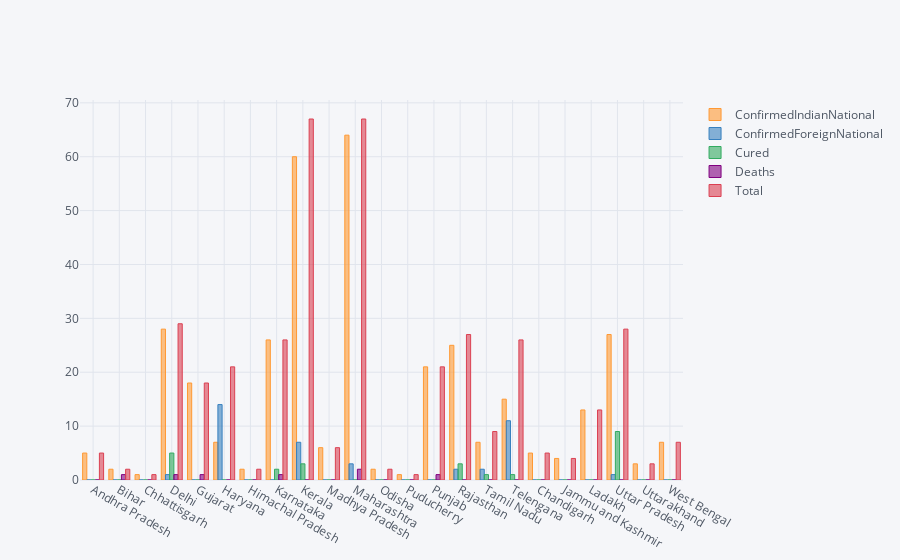

Write notebook code for a chart like this one.
### Code cell
states.iplot(kind='bar')

### Figure 1 — Plotly figure (JSON) as saved in the notebook; plotly's stock layout.template omitted (floating-point values rounded to 4 significant figures)
{"data": [{"marker": {"color": "rgba(255, 153, 51, 0.6)", "line": {"color": "rgba(255, 153, 51, 1.0)", "width": 1}}, "name": "ConfirmedIndianNational", "orientation": "v", "text": "", "type": "bar", "uid": "41085642-ad3a-44f7-871d-162575d1699f", "x": ["Andhra Pradesh", "Bihar", "Chhattisgarh", "Delhi", "Gujarat", "Haryana", "Himachal Pradesh", "Karnataka", "Kerala", "Madhya Pradesh", "Maharashtra", "Odisha", "Puducherry", "Punjab", "Rajasthan", "Tamil Nadu", "Telengana", "Chandigarh", "Jammu and Kashmir", "Ladakh", "Uttar Pradesh", "Uttarakhand", "West Bengal"], "y": [5, 2, 1, 28, 18, 7, 2, 26, 60, 6, 64, 2, 1, 21, 25, 7, 15, 5, 4, 13, 27, 3, 7]}, {"marker": {"color": "rgba(55, 128, 191, 0.6)", "line": {"color": "rgba(55, 128, 191, 1.0)", "width": 1}}, "name": "ConfirmedForeignNational", "orientation": "v", "text": "", "type": "bar", "uid": "072680b0-cab8-4dcc-a96a-ac75d4181988", "x": ["Andhra Pradesh", "Bihar", "Chhattisgarh", "Delhi", "Gujarat", "Haryana", "Himachal Pradesh", "Karnataka", "Kerala", "Madhya Pradesh", "Maharashtra", "Odisha", "Puducherry", "Punjab", "Rajasthan", "Tamil Nadu", "Telengana", "Chandigarh", "Jammu and Kashmir", "Ladakh", "Uttar Pradesh", "Uttarakhand", "West Bengal"], "y": [0, 0, 0, 1, 0, 14, 0, 0, 7, 0, 3, 0, 0, 0, 2, 2, 11, 0, 0, 0, 1, 0, 0]}, {"marker": {"color": "rgba(50, 171, 96, 0.6)", "line": {"color": "rgba(50, 171, 96, 1.0)", "width": 1}}, "name": "Cured", "orientation": "v", "text": "", "type": "bar", "uid": "fd4df4a4-c5e0-4d3e-abb6-93737adf9dee", "x": ["Andhra Pradesh", "Bihar", "Chhattisgarh", "Delhi", "Gujarat", "Haryana", "Himachal Pradesh", "Karnataka", "Kerala", "Madhya Pradesh", "Maharashtra", "Odisha", "Puducherry", "Punjab", "Rajasthan", "Tamil Nadu", "Telengana", "Chandigarh", "Jammu and Kashmir", "Ladakh", "Uttar Pradesh", "Uttarakhand", "West Bengal"], "y": [0, 0, 0, 5, 0, 0, 0, 2, 3, 0, 0, 0, 0, 0, 3, 1, 1, 0, 0, 0, 9, 0, 0]}, {"marker": {"color": "rgba(128, 0, 128, 0.6)", "line": {"color": "rgba(128, 0, 128, 1.0)", "width": 1}}, "name": "Deaths", "orientation": "v", "text": "", "type": "bar", "uid": "3f206d0a-516e-4db0-9f9b-4dae69f1f703", "x": ["Andhra Pradesh", "Bihar", "Chhattisgarh", "Delhi", "Gujarat", "Haryana", "Himachal Pradesh", "Karnataka", "Kerala", "Madhya Pradesh", "Maharashtra", "Odisha", "Puducherry", "Punjab", "Rajasthan", "Tamil Nadu", "Telengana", "Chandigarh", "Jammu and Kashmir", "Ladakh", "Uttar Pradesh", "Uttarakhand", "West Bengal"], "y": [0, 1, 0, 1, 1, 0, 0, 1, 0, 0, 2, 0, 0, 1, 0, 0, 0, 0, 0, 0, 0, 0, 0]}, {"marker": {"color": "rgba(219, 64, 82, 0.6)", "line": {"color": "rgba(219, 64, 82, 1.0)", "width": 1}}, "name": "Total", "orientation": "v", "text": "", "type": "bar", "uid": "154f4337-57e0-448b-9360-d58f6f38a6a7", "x": ["Andhra Pradesh", "Bihar", "Chhattisgarh", "Delhi", "Gujarat", "Haryana", "Himachal Pradesh", "Karnataka", "Kerala", "Madhya Pradesh", "Maharashtra", "Odisha", "Puducherry", "Punjab", "Rajasthan", "Tamil Nadu", "Telengana", "Chandigarh", "Jammu and Kashmir", "Ladakh", "Uttar Pradesh", "Uttarakhand", "West Bengal"], "y": [5, 2, 1, 29, 18, 21, 2, 26, 67, 6, 67, 2, 1, 21, 27, 9, 26, 5, 4, 13, 28, 3, 7]}], "layout": {"legend": {"bgcolor": "#F5F6F9", "font": {"color": "#4D5663"}}, "paper_bgcolor": "#F5F6F9", "plot_bgcolor": "#F5F6F9", "title": {"font": {"color": "#4D5663"}}, "xaxis": {"gridcolor": "#E1E5ED", "showgrid": true, "tickfont": {"color": "#4D5663"}, "title": {"font": {"color": "#4D5663"}, "text": ""}, "zerolinecolor": "#E1E5ED"}, "yaxis": {"gridcolor": "#E1E5ED", "showgrid": true, "tickfont": {"color": "#4D5663"}, "title": {"font": {"color": "#4D5663"}, "text": ""}, "zerolinecolor": "#E1E5ED"}}}
